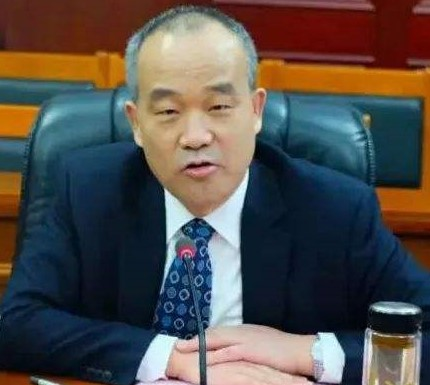
%> input picture dsp_Face_detection/original_picture/original_person.jpg, 430 x 385 px
$ octave main.m   (GNU Octave 9; MATLAB toolbox functions it lacks are replaced by stand-ins)
%> lines starting %> are read from the running program, lines starting %| are printed output that depends on the picture; in (x1, y1, x2, y2) boxes, pixels count from 0 and x2, y2 are one past the last pixel; in counts of white or black regions, pixels touching at a corner belong together; the program's own positions count from 1
%% 简介 %%%%%%%%%%%%%%%%%%
% 微处理器与系统设计2___综合设计2
% 验证肤色检测算法原理
% 武汉大学电子信息学院 卓工班
% 本科2016级      郭洋
% email: whu_guoyang@whu.edu.cn
%
%%%%%%%%%%%%%%%%%%%%%%%%

%% 初始化
clc
clear all

%% 主函数，运行结果
face_detection(imread('./original_picture/original_person.jpg'));

%% 肤色检测算法函数
% 读入图片信息
function result = face_detection(color_img)
% 将图片转换成矩阵并读取大小信息
[M,N,~] = size(color_img);
%> M = 385; N = 430
% RGB信息读取
R=color_img( :, :, 1);
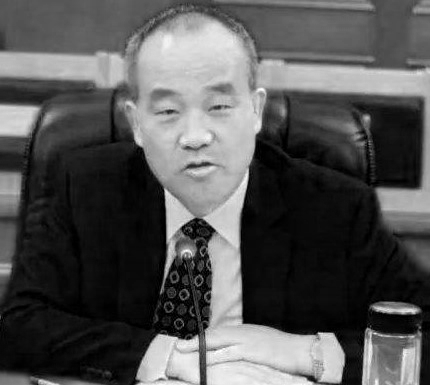
%> R: size 385x430 uint8; min 0, max 255, mean 83.9
G=color_img( :, :, 2);
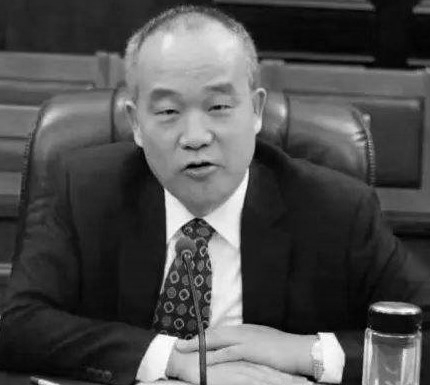
%> G: size 385x430 uint8; min 0, max 255, mean 79
B=color_img( :, :, 3);
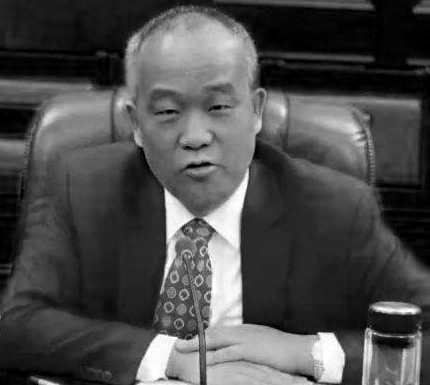
%> B: size 385x430 uint8; min 0, max 255, mean 76
flame_logical = [] ;
% 检测循环
for i=1:M
    for j =1:N
        if ((R(i,j) > 95 && G(i,j)>40 && B(i,j) > 20 &&...
                (max(B(i,j), max(G(i,j), R(i,j))) - min(B(i,j), min(G(i,j), R(i,j))) > 15) &&...
                abs(R(i,j) - G(i,j)) > 15 &&  R(i,j)> G(i,j) && G(i,j) > B(i,j)) ||...
                (R(i,j) > 200 && G(i,j) > 210 && B(i,j) > 170 && abs(R(i,j) - G(i,j)) <= 15 &&...
                R(i,j) > B(i,j) &&  G(i,j) > B(i,j)))
                flame_logical(i,j) = 1;
        else
                flame_logical(i,j) = 0;
        end
    end
end
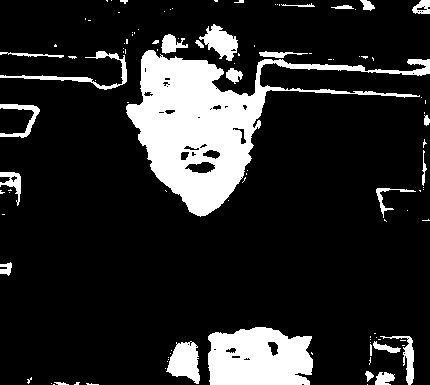
%> flame_logical: size 385x430 double; values 0 (black) and 1 (white), 15.8% white; 107 white regions (78 under 20 px), largest, box (x1, y1, x2, y2) and area: (126, 50, 430, 217) 15159, (208, 327, 313, 385) 5152, (166, 341, 200, 384) 946
% 检测结果存储
result = [];
result(:,:,1) = uint8(double(R).*flame_logical);
result(:,:,2) = uint8(double(G).*flame_logical);
result(:,:,3) = uint8(double(B).*flame_logical);
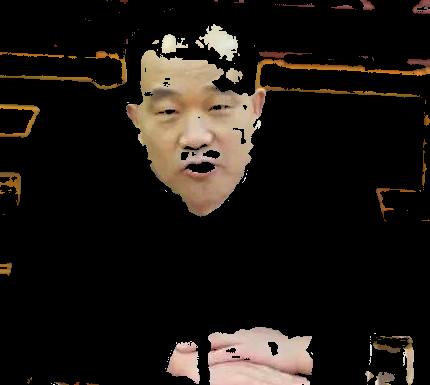
%> result: size 385x430x3 double; mean R, G, B 29.1, 23.9, 19.2
% 检测结果翻转强化
result_change = [];
result_change(:,:,1) = uint8(double(R).*(~flame_logical));
result_change(:,:,2) = uint8(double(G).*(~flame_logical));
result_change(:,:,3) = uint8(double(B).*(~flame_logical));
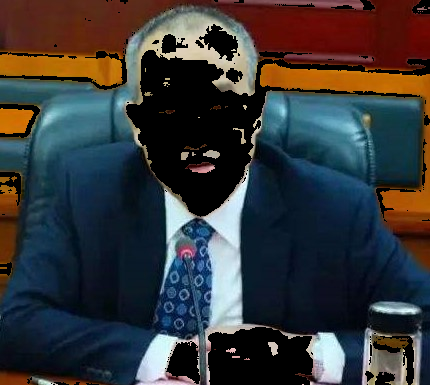
%> result_change: size 385x430x3 double; mean R, G, B 54.7, 55.1, 56.8

% 肤色检测结果保存
imwrite((uint8(result)), './result/result.jpg');
imwrite((uint8(result_change)), './result/intensifing_result.jpg');
% 显示结果
figure('NumberTitle', 'off', 'Name', '肤色检测');
subplot(1,3,1);
imshow(color_img);
title('原始图片','FontSize',16);
subplot(1,3,2);
imshow(result);
title('处理后的图片','FontSize',16);
subplot(1,3,3);
imshow(result_change);
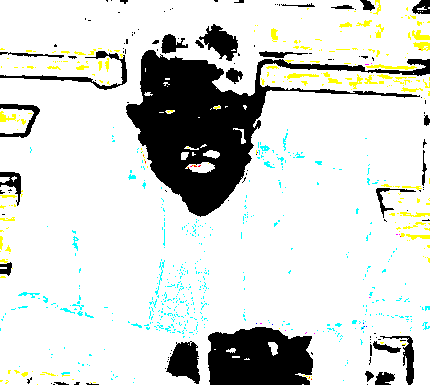
%> displayed picture: size 385x430x3, on the screen's scale of 0 to 255; mean R, G, B 212, 214.6, 210.5
title('处理后翻转强化图片','FontSize',16);

end
